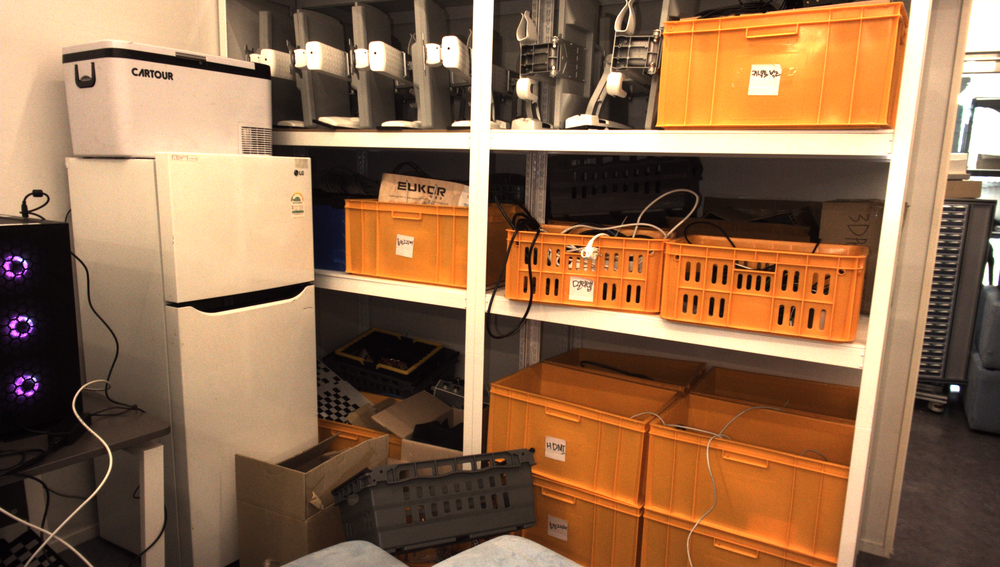
#> input picture output/Frame_0_20240521112409_color.png, 1000 x 567 px, shrunk from 1932 x 1096 before the run
$ jupyter execute test.ipynb
#> lines starting #> are read from the running program, lines starting #| are printed output that depends on the picture
[cell 1]
import cv2
import numpy as np

[cell 2]
# 이미지 파일 읽기
color_image_path = 'output/Frame_0_20240521112409_color.png'
depth_image_path = 'output/Frame_0_20240521112409_depth.png'
texture_image_path = 'output/Frame_0_20240521112409_texture.png'
color_image = cv2.imread(color_image_path)
#> color_image is the input picture: shape (567, 1000, 3); mean B, G, R 79.1, 110.7, 147.2
depth_img = cv2.imread(depth_image_path, cv2.IMREAD_UNCHANGED)
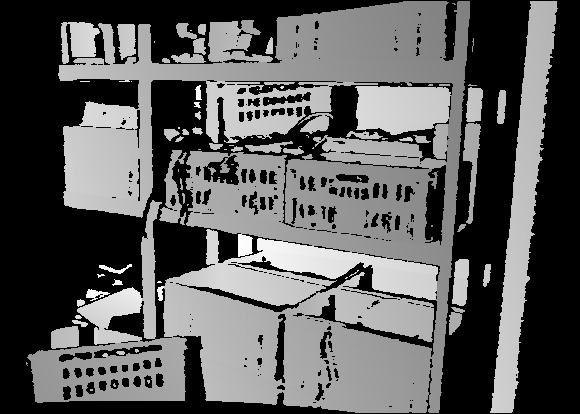
#> input picture output/Frame_0_20240521112409_depth.png, 580 x 414 px, shrunk from 1120 x 800 before the run
#> depth_img is the input picture: shape (414, 580) uint16; min 0, max 65378, mean 23641.9
texture_image = cv2.imread(texture_image_path)
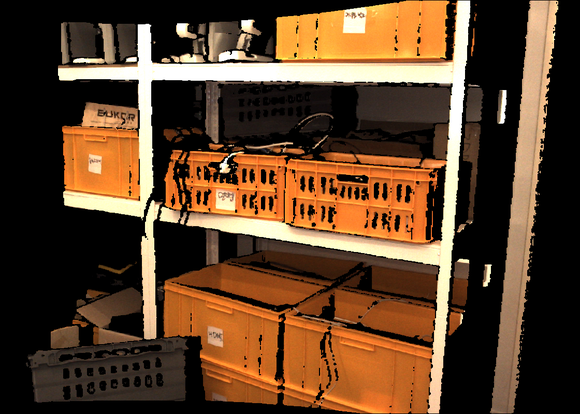
#> input picture output/Frame_0_20240521112409_texture.png, 580 x 414 px, shrunk from 1120 x 800 before the run
#> texture_image is the input picture: shape (414, 580, 3); mean B, G, R 41.2, 65.4, 94.1

[cell 3]
# 읽어온 이미지 show
cv2.imshow('color_image', color_image)
cv2.imshow('depth_image', depth_img)
cv2.imshow('texture_image', texture_image)
cv2.waitKey(0)
cv2.destroyAllWindows()

[cell 4]
# 이미지 크기 출력
print('color_image shape:', color_image.shape)
#| color_image shape: (567, 1000, 3)
print('depth_image shape:', depth_img.shape)
#| depth_image shape: (414, 580)
print('texture_image shape:', texture_image.shape)
#| texture_image shape: (414, 580, 3)
